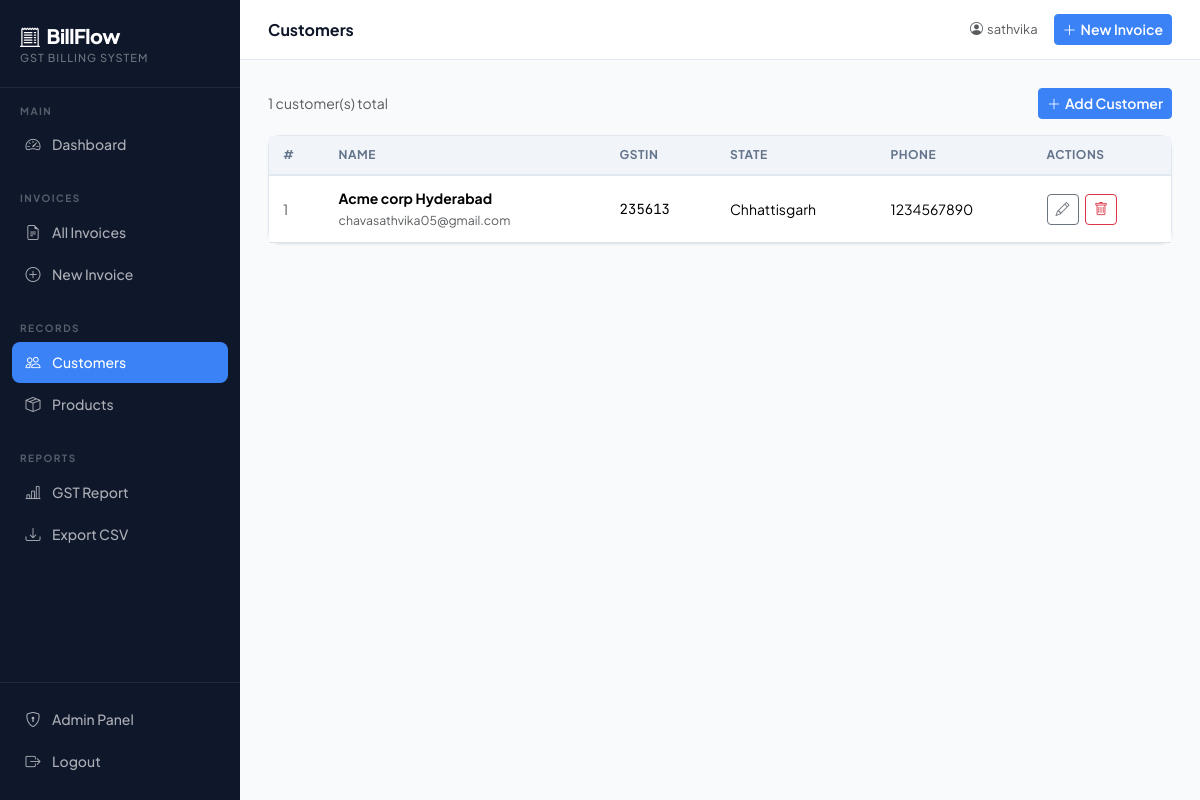
The page /customers/ (signed in) on the database its author committed.
### billing/models.py (models this page shows, shortened)
class Customer(models.Model):
    name = models.CharField(max_length=200)
    gst_number = models.CharField(max_length=15, blank=True, null=True, verbose_name="GSTIN")
    state = models.CharField(max_length=100, choices=INDIAN_STATES)
    address = models.TextField()
    phone = models.CharField(max_length=15)
    email = models.EmailField(blank=True, null=True)
    created_at = models.DateTimeField(auto_now_add=True)
    class Meta:
        ordering = ['name']

### billing/views.py (the view)
# urls.py: path('customers/', views.customer_list, name='customer_list'),
@login_required
def customer_list(request):
    customers = Customer.objects.all().order_by('name')
    return render(request, 'billing/customer_list.html', {'customers': customers})

### billing/templates/billing/customer_list.html (shortened to what this page needs)
{% extends 'billing/base.html' %}
{% block page_title %}Customers{% endblock %}
{% block content %}
<div class="d-flex justify-content-between align-items-center mb-3">
  <div class="text-muted" style="font-size:14px">{{ customers|length }} customer(s) total</div>
  <a href="{% url 'add_customer' %}" class="btn btn-primary btn-sm">
    <i class="bi bi-plus-lg me-1"></i>Add Customer
  </a>
</div>
<div class="card">
  <div class="card-body p-0">
    {% if customers %}
    <div class="table-responsive">
      <table class="table table-hover mb-0">
        <thead>
          <tr>
            <th>#</th><th>Name</th><th>GSTIN</th><th>State</th><th>Phone</th><th>Actions</th>
          </tr>
        </thead>
        <tbody>
          {% for c in customers %}
          <tr>
            <td class="text-muted">{{ forloop.counter }}</td>
            <td><strong>{{ c.name }}</strong><br><small class="text-muted">{{ c.email }}</small></td>
            <td class="mono">{{ c.gst_number|default:"—" }}</td>
            <td>{{ c.state }}</td>
            <td>{{ c.phone }}</td>
            <td>
              <a href="{% url 'edit_customer' c.pk %}" class="btn btn-sm btn-outline-secondary me-1"><i class="bi bi-pencil"></i></a>
              <form method="post" action="{% url 'delete_customer' c.pk %}" class="d-inline"
                    onsubmit="return confirm('Delete {{ c.name }}?')">
                <button class="btn btn-sm btn-outline-danger"><i class="bi bi-trash"></i></button>
              </form>
            </td>
          </tr>
          {% endfor %}
        </tbody>
      </table>
    </div>
    {% else %}
    <div class="text-center py-5 text-muted">
      <i class="bi bi-people display-4 d-block mb-2"></i>
      No customers yet. <a href="{% url 'add_customer' %}">Add your first customer</a>
    </div>
    {% endif %}
  </div>
</div>
{% endblock %}

### billing/templates/billing/base.html (shortened to what this page needs)
<!DOCTYPE html>
<html lang="en">
<head>
  <link href="https://cdnjs.cloudflare.com/ajax/libs/bootstrap/5.3.2/css/bootstrap.min.css" rel="stylesheet">
  <link href="https://cdnjs.cloudflare.com/ajax/libs/bootstrap-icons/1.11.3/font/bootstrap-icons.min.css" rel="stylesheet">
</head>
<body>
<nav class="sidebar">
  <div class="sidebar-brand">
    <h1><i class="bi bi-receipt-cutoff me-1"></i> BillFlow</h1>
    <span>GST Billing System</span>
  </div>
  <div class="sidebar-section">
    <div class="sidebar-section-label">Main</div>
    <a href="{% url 'dashboard' %}" class="nav-link {% if request.resolver_match.url_name == 'dashboard' %}active{% endif %}">
      <i class="bi bi-speedometer2"></i> Dashboard
    </a>
  </div>
  <div class="sidebar-section">
    <div class="sidebar-section-label">Invoices</div>
    <a href="{% url 'invoice_list' %}" class="nav-link {% if 'invoice' in request.resolver_match.url_name and 'create' not in request.resolver_match.url_name %}active{% endif %}">
      <i class="bi bi-file-earmark-text"></i> All Invoices
    </a>
    <a href="{% url 'create_invoice' %}" class="nav-link {% if request.resolver_match.url_name == 'create_invoice' %}active{% endif %}">
      <i class="bi bi-plus-circle"></i> New Invoice
    </a>
  </div>
  <div class="sidebar-section">
    <div class="sidebar-section-label">Records</div>
    <a href="{% url 'customer_list' %}" class="nav-link {% if 'customer' in request.resolver_match.url_name %}active{% endif %}">
      <i class="bi bi-people"></i> Customers
    </a>
    <a href="{% url 'product_list' %}" class="nav-link {% if 'product' in request.resolver_match.url_name %}active{% endif %}">
      <i class="bi bi-box-seam"></i> Products
    </a>
  </div>
  <div class="sidebar-section">
    <div class="sidebar-section-label">Reports</div>
    <a href="{% url 'gst_report' %}" class="nav-link {% if 'report' in request.resolver_match.url_name %}active{% endif %}">
      <i class="bi bi-bar-chart-line"></i> GST Report
    </a>
    <a href="{% url 'export_csv' %}" class="nav-link">
      <i class="bi bi-download"></i> Export CSV
    </a>
  </div>
  <div class="sidebar-footer">
    <a href="/admin/" class="nav-link" target="_blank">
      <i class="bi bi-shield-lock"></i> Admin Panel
    </a>
    <a href="{% url 'logout' %}" class="nav-link">
      <i class="bi bi-box-arrow-right"></i> Logout
    </a>
  </div>
</nav>
<div class="main-wrap">
  <div class="topbar">
    <div class="topbar-title">{% block page_title %}Dashboard{% endblock %}</div>
    <div class="d-flex align-items-center gap-3">
      <span class="text-muted" style="font-size:13px">
        <i class="bi bi-person-circle me-1"></i>{{ request.user.username }}
      </span>
      <a href="{% url 'create_invoice' %}" class="btn btn-primary btn-sm">
        <i class="bi bi-plus-lg me-1"></i>New Invoice
      </a>
    </div>
  </div>
  <div class="page-content">
    {% block content %}{% endblock %}
  </div>
</div>
</body>
</html>

### billing/templates/billing/base.html (style rules this page uses)
:root { --navy: #0f172a; --navy-light: #1e293b; --navy-lighter: #334155; --accent: #3b82f6; --accent-light: #60a5fa; --green: #10b981; --amber: #f59e0b; --red: #ef4444; --surface: #f8fafc; --border: #e2e8f0; --text: #0f172a; --text-muted: #64748b; --sidebar-w: 240px; }
* { box-sizing: border-box; }
body { font-family: 'Plus Jakarta Sans', sans-serif; background: var(--surface); color: var(--text); margin: 0; }
.sidebar { position: fixed; top: 0; left: 0; width: var(--sidebar-w); height: 100vh; background: var(--navy); display: flex; flex-direction: column; z-index: 100; overflow-y: auto; }
.sidebar-brand { padding: 24px 20px 20px; border-bottom: 1px solid rgba(255,255,255,0.08); }
.sidebar-brand h1 { font-size: 20px; font-weight: 800; color: #fff; margin: 0; letter-spacing: -0.5px; }
.sidebar-brand span { font-size: 11px; color: rgba(255,255,255,0.4); display: block; margin-top: 2px; font-weight: 500; text-transform: uppercase; letter-spacing: 1px; }
.sidebar-section { padding: 16px 12px 8px; }
.sidebar-section-label { font-size: 10px; font-weight: 700; color: rgba(255,255,255,0.3); text-transform: uppercase; letter-spacing: 1.5px; padding: 0 8px; margin-bottom: 6px; }
.nav-link { display: flex; align-items: center; gap: 10px; padding: 9px 12px; border-radius: 8px; color: rgba(255,255,255,0.65) !important; font-size: 14px; font-weight: 500; text-decoration: none; transition: all 0.15s ease; margin-bottom: 2px; }
.nav-link.active { background: var(--accent); color: #fff !important; }
.nav-link i { font-size: 15px; width: 18px; text-align: center; }
.sidebar-footer { margin-top: auto; padding: 16px 12px; border-top: 1px solid rgba(255,255,255,0.08); }
.main-wrap { margin-left: var(--sidebar-w); min-height: 100vh; display: flex; flex-direction: column; }
.topbar { background: #fff; border-bottom: 1px solid var(--border); padding: 0 28px; height: 60px; display: flex; align-items: center; justify-content: space-between; position: sticky; top: 0; z-index: 50; }
.topbar-title { font-size: 16px; font-weight: 700; color: var(--navy); }
.page-content { padding: 28px; flex: 1; }
.card { border: 1px solid var(--border); border-radius: 12px; box-shadow: 0 1px 3px rgba(0,0,0,0.06); }
.table { font-size: 14px; }
.table thead th { background: #f1f5f9; font-weight: 700; font-size: 12px; text-transform: uppercase; letter-spacing: 0.5px; color: var(--text-muted); border-bottom: 2px solid var(--border); padding: 10px 14px; }
.table td { padding: 12px 14px; vertical-align: middle; }
.btn-primary { background: var(--accent); border-color: var(--accent); font-weight: 600; }
.btn { font-weight: 600; font-size: 14px; }
.mono { font-family: 'JetBrains Mono', monospace; }

### rows shown on the page
Customer: name "Acme corp Hyderabad", email "chavasathvika05@gmail.com", gst_number "235613", state "Chhattisgarh", phone "1234567890"

### other values the page prints
{{ request.user.username }} "sathvika"
{{ customers|length }} "1"
